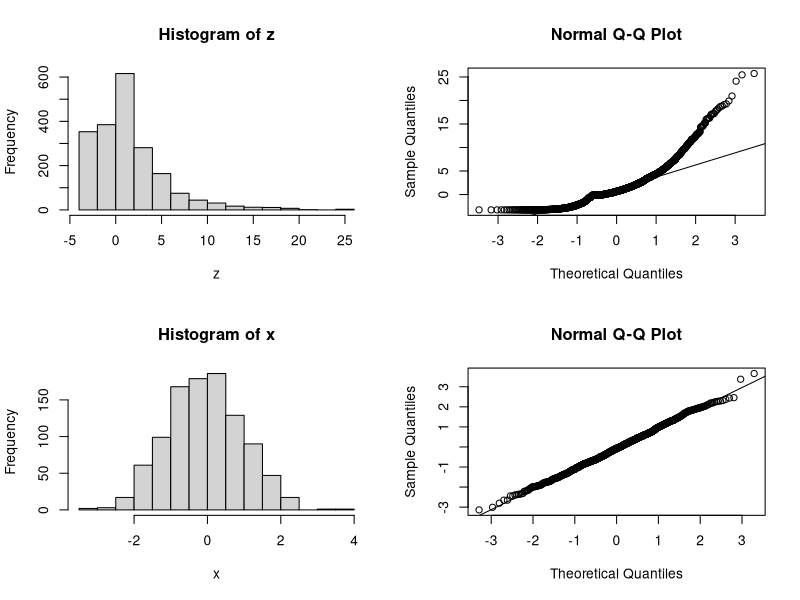

Here is the R script that generated this plot:
library(semTools)

# Gerando dados nao normais
z <- mvrnonnorm(1000, c(1, 2), matrix(c(10, 2, 2, 5), 2, 2),
                skewness = c(5, 2), kurtosis = c(3, 3))

# dados normais
x <- stats::rnorm(1000)

graphics::par(mfrow = c(2,2))
graphics::hist(z)
stats::qqnorm(z)
stats::qqline(z)
graphics::hist(x)
stats::qqnorm(x)
stats::qqline(x)
graphics::par(mfrow = c(1,1))
